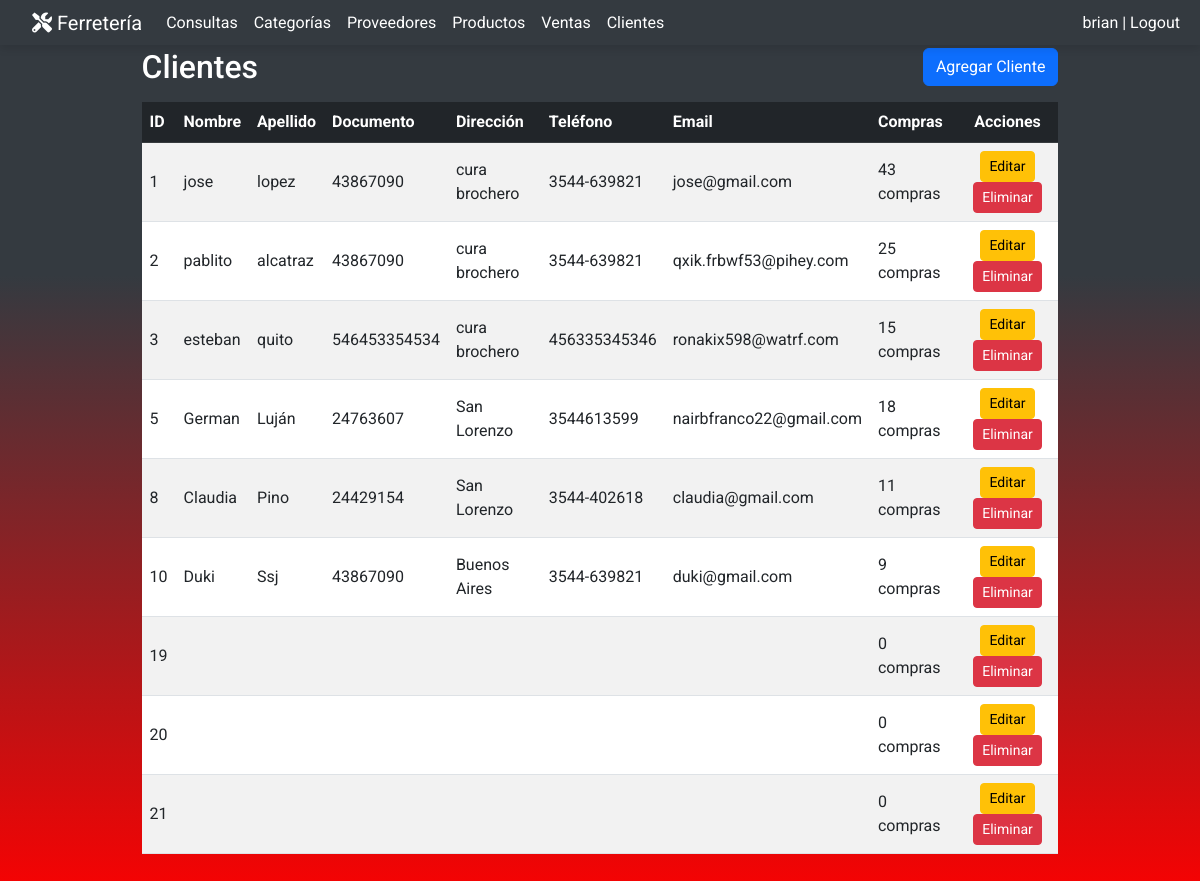
The app's page /clientes/ (signed in) with its own data.
### miAplicacion/models.py (models this page shows, shortened)
class Cliente(models.Model):
    user = models.OneToOneField(User, on_delete=models.CASCADE, null=True, blank=True, default=None , related_name='cliente')
    nombre = models.CharField(max_length=50)
    apellido = models.CharField(max_length=100)
    documento = models.CharField(max_length=50)
    direccion = models.CharField(max_length=200, default='', blank=True)
    telefono = models.CharField(max_length=15)
    email = models.EmailField(default='', blank=True)

### miAplicacion/views.py (the view)
    def wrapper(request, *args, **kwargs):
        if not request.user.is_staff:  # Verificar si el usuario es administrador
            raise PermissionDenied  # Denegar acceso si no es administrador
        return view_func(request, *args, **kwargs)

### miAplicacion/views.py (called while the page is built)
def admin_required(view_func):
    def wrapper(request, *args, **kwargs):
        if not request.user.is_staff:  # Verificar si el usuario es administrador
            raise PermissionDenied  # Denegar acceso si no es administrador
        return view_func(request, *args, **kwargs)
    return wrapper

@admin_required
@login_required
def cliente_lista(request):
    clientes = Cliente.objects.annotate(compras_recientes=Count('venta'))
    is_admin = request.user.is_staff  # Verifica si el usuario es administrador
    return render(request, 'clientes/cliente_lista.html', {'clientes': clientes, 'is_admin': is_admin})

### miAplicacion/templates/clientes/cliente_lista.html (shortened to what this page needs)
{% extends 'base.html' %}
{% block content %}
<div class="container my-5">
    <div class="d-flex justify-content-between align-items-center mb-3">
        <h2 class="mb-0">Clientes</h2>
        <a href="{% url 'cliente_agregar' %}" class="btn btn-primary">Agregar Cliente</a>
    </div>
    <div class="table-responsive">
        <table class="table table-striped table-hover align-middle">
            <thead class="table-dark">
                <tr>
                    <th>ID</th>
                    <th>Nombre</th>
                    <th>Apellido</th>
                    <th>Documento</th>
                    <th>Dirección</th>
                    <th>Teléfono</th>
                    <th>Email</th>
                    <th>Compras</th>
                    <th class="text-center">Acciones</th>
                </tr>
            </thead>
            <tbody>
                {% for cliente in clientes %}
                <tr onclick="window.location='{% url 'cliente_compras' cliente.id %}'">
                    <td>{{ cliente.id }}</td>
                    <td>{{ cliente.nombre }}</td>
                    <td>{{ cliente.apellido }}</td>
                    <td>{{ cliente.documento }}</td>
                    <td>{{ cliente.direccion }}</td>
                    <td>{{ cliente.telefono }}</td>
                    <td>{{ cliente.email }}</td>
                    <td>{{ cliente.compras_recientes }} compras</td>
                    <td class="text-center">
                        <a href="{% url 'cliente_editar' cliente.id %}" class="btn btn-warning btn-sm">Editar</a>
                        <a href="{% url 'cliente_eliminar' cliente.id %}" class="btn btn-danger btn-sm">Eliminar</a>
                    </td>
                </tr>
                {% endfor %}
            </tbody>
        </table>
    </div>
</div>
{% endblock %}

### miAplicacion/templates/base.html (shortened to what this page needs)
{% load static %}
{% load custom_filters %}
<!DOCTYPE html>
<html lang="es">
<head>
    <link href="https://cdn.jsdelivr.net/npm/bootstrap@5.3.0/dist/css/bootstrap.min.css" rel="stylesheet">
    <link rel="stylesheet" href="https://cdnjs.cloudflare.com/ajax/libs/font-awesome/6.0.0-beta3/css/all.min.css">
</head>
<body class="d-flex flex-column min-vh-100">
    {% block navbar %}
        <nav class="navbar navbar-expand-lg navbar-dark fixed-top custom-navbar">
            <div class="container-fluid">
                <a class="navbar-brand" href="{% url 'index' %}">
                    <i class="fas fa-tools"></i> Ferretería
                </a>
                <div class="collapse navbar-collapse" id="navbarNav">
                    <ul class="navbar-nav me-auto">
                        {% if user.is_authenticated %}
                            {% if user.is_staff %}
                                <li class="nav-item">
                                    <a class="nav-link" href="{% url 'lista_consultas' %}">Consultas</a>
                                </li>
                                <li class="nav-item">
                                    <a class="nav-link" href="{% url 'categoria_list' %}">Categorías</a>
                                </li>
                                <li class="nav-item">
                                    <a class="nav-link" href="{% url 'proveedor_list' %}">Proveedores</a>
                                </li>
                                <li class="nav-item">
                                    <a class="nav-link" href="{% url 'productos_list' %}">Productos</a>
                                </li>
                                <li class="nav-item">
                                    <a class="nav-link" href="{% url 'venta_lista' %}">Ventas</a>
                                </li>
                                <li class="nav-item">
                                    <a class="nav-link" href="{% url 'cliente_lista' %}">Clientes</a>
                                </li>
                            {% else %}
                                <li class="nav-item">
                                    <a class="nav-link" href="{% url 'productos_list' %}">Productos</a>
                                </li>
                            {% endif %}
                        {% endif %}
                    </ul>
                    <ul class="nav navbar-nav ms-auto">
                        {% if user.is_authenticated %}
                            <li class="nav-item">
                                <a class="nav-link" href="{% url 'account_logout' %}">{{ request.user }} | Logout</a>
                            </li>
                        {% else %}
                            <li class="nav-item">
                                <a class="nav-link" href="{% url 'account_login' %}">Login</a>
                            </li>
                        {% endif %}
                    </ul>
                </div>
            </div>
        </nav>
    {% endblock %}
    <main class="container-fluid flex-grow-1">
        {% block content %}{% endblock %}
    </main>
</body>
</html>

### miAplicacion/templates/base.html (style rules this page uses)
html, body { margin: 0; padding: 0; height: 100%; }
body { font-family: 'Roboto', sans-serif; background-color: #f8f9fa; color: #333; display: flex; flex-direction: column; min-height: 100vh; }
.navbar { padding-left: 20px; background-color: #343a40; box-shadow: 0 4px 8px rgba(0, 0, 0, 0.1); }
.navbar .navbar-brand, .navbar-nav .nav-link { color: #fff; }
.custom-navbar { height: 45px; }
.container { max-width: 80%; }
.container-fluid { color: White; }
main.container-fluid { background-image: linear-gradient(to bottom, #343A40 30%, red 100%); background-attachment: fixed; background-size: cover; flex: 1; }

### records on screen
Cliente: id "1", nombre "jose", apellido "lopez", documento "43867090", direccion "cura brochero", telefono "3544-639821", email "jose@gmail.com", compras_recientes "43"
Cliente: id "2", nombre "pablito", apellido "alcatraz", documento "43867090", direccion "cura brochero", telefono "3544-639821", email "qxik.frbwf53@pihey.com", compras_recientes "25"
Cliente: id "3", nombre "esteban", apellido "quito", documento "546453354534", direccion "cura brochero", telefono "456335345346", email "ronakix598@watrf.com", compras_recientes "15"
Cliente: id "5", nombre "German", apellido "Luján", documento "24763607", direccion "San Lorenzo", telefono "3544613599", email "nairbfranco22@gmail.com", compras_recientes "18"
Cliente: id "8", nombre "Claudia", apellido "Pino", documento "24429154", direccion "San Lorenzo", telefono "3544-402618", email "claudia@gmail.com", compras_recientes "11"
Cliente: id "10", nombre "Duki", apellido "Ssj", documento "43867090", direccion "Buenos Aires", telefono "3544-639821", email "duki@gmail.com", compras_recientes "9"
Cliente: id "19", compras_recientes "0"
Cliente: id "20", compras_recientes "0"
Cliente: id "21", compras_recientes "0"

### other values on screen
{{ request.user }} "brian"
